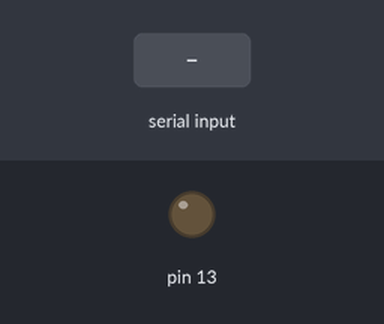
The sketch below on a simulated Arduino Uno, built with avr-gcc and run on an emulated ATmega328P. On the bench: output pins drawn as LEDs (lit = HIGH). The inputs (shaded band) are chosen by the test bench.

Above: at 1.2 s.
1.3 s: "hello i am arduino 1" received over Serial
At 1.8 s:
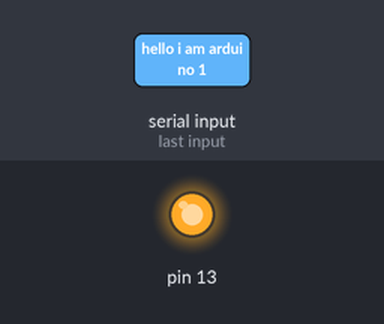
Timing chart, 0 to 4.3 s (numbered marks = the images above; inputs shaded):
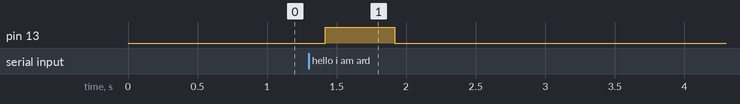

The sketch:

TA_ref2.ino
```cpp
void setup()
{
  Serial.begin(9600);
  Serial.setTimeout(100);
  pinMode(13, OUTPUT);
}

void loop()
{
  if (Serial.available()){
  	String data = Serial.readString();
    if (data  ==  "hello i am arduino 1"){
      digitalWrite(13,HIGH);
      delay(500);
      digitalWrite(13,LOW);
    }
  }
}
```

Measured:
- after the input at 1.3 s, pin 13: LOW → HIGH after 0.12 s, → LOW 0.50 s later
